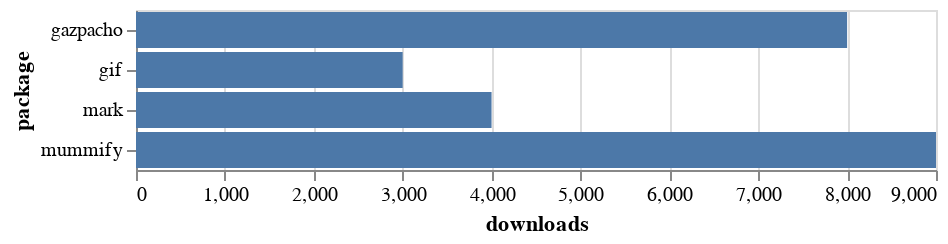

The code cell stored with this chart in its notebook:
### Code cell
alt.Chart(packages).mark_bar().encode(
    y='package',
    x='downloads'
)

### Figure 1 — Vega-Lite specification as saved in the notebook (floating-point values rounded to 4 significant figures)
{"config": {"view": {"continuousWidth": 400, "continuousHeight": 300}}, "data": {"name": "data-a4a25248a6d09ad7c244a7bef1f1f183"}, "mark": "bar", "encoding": {"x": {"type": "quantitative", "field": "downloads"}, "y": {"type": "nominal", "field": "package"}}, "$schema": "https://vega.github.io/schema/vega-lite/v4.0.2.json", "datasets": {"data-a4a25248a6d09ad7c244a7bef1f1f183": [{"downloads": 8000, "package": "gazpacho"}, {"downloads": 3000, "package": "gif"}, {"downloads": 9000, "package": "mummify"}, {"downloads": 4000, "package": "mark"}]}}
